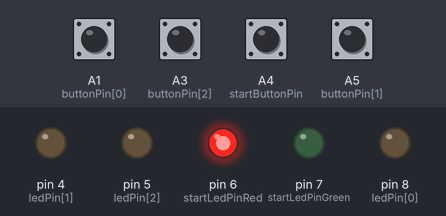
Recording of a sketch running on a simulated Arduino Uno, built with avr-gcc and run on an emulated ATmega328P. Parts: output pins drawn as LEDs (lit = HIGH). The test bench sets the inputs (shaded band); at power-on: A1 (buttonPin[0]), A3 (buttonPin[2]), A4 (startButtonPin), A5 (buttonPin[1]) LOW. Random numbers use the default seed unless the sketch sets one; the audio player accepts every command and is not drawn; what the sketch prints to the serial monitor is not drawn.

Above: at 1.7 s.
1.8 s: A4 (startButtonPin) pulled HIGH for 0.15 s
At 2.2 s:
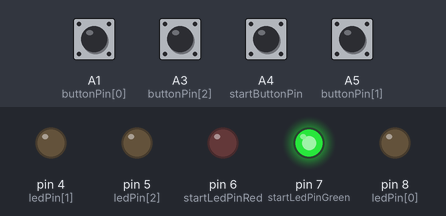
At 3.0 s:
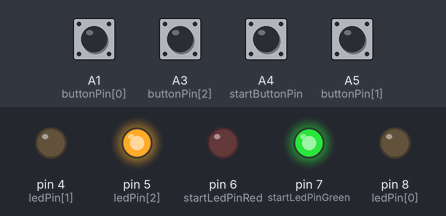
4.9 s: A4 (startButtonPin) pulled HIGH for 1 s
At 6.7 s:
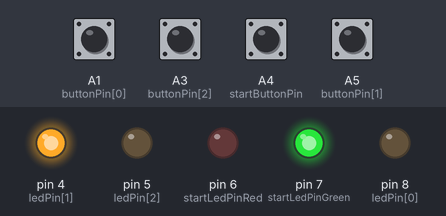
Timing chart, 0 to 8.8 s (numbered marks = the images above; inputs shaded):
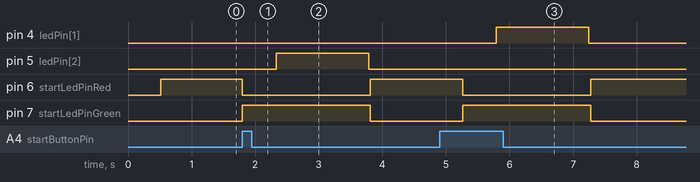

The sketch:

BopIt.ino
```cpp
//Libraries
#include "Arduino.h"
#include "SoftwareSerial.h"
#include "DFRobotDFPlayerMini.h"

SoftwareSerial mySoftwareSerial(10, 11); // RX, TX
DFRobotDFPlayerMini myDFPlayer;

void buttonPush(int x, int s);

//Constants
//Push button Pins
const int startButtonPin = A4;
const int buttonPin[] = {A1, A5, A3}; //the bop it, pull it, twist it button pins

//RGB LED Pins
const int startLedPinRed =  6;
const int startLedPinGreen =  7;

//Normal LED Pins
const int ledPin[] = {8, 4, 5}; //the bop it, pull it, twist it LED's

// variables will change:
unsigned long previousTime = 0;
unsigned long interval = 0;
int startButtonState = 0;
int buttonState = 0;
int startButtonToggle = 0;
int correct = 0;
int speed = 150;
int randNumber;


void setup() {
  mySoftwareSerial.begin(9600);
  Serial.begin(115200);

 //DF Player mini setup (All serial prints can be removed for final product but keep now for testing purposes)
  Serial.println();
  Serial.println(F("DFRobot DFPlayer Mini Demo"));
  Serial.println(F("Initializing DFPlayer ... (May take 3~5 seconds)"));

  if (!myDFPlayer.begin(mySoftwareSerial)) {  //Use softwareSerial to communicate with mp3.
    Serial.println(F("Unable to begin:"));
    Serial.println(F("1.Please recheck the connection!"));
    Serial.println(F("2.Please insert the SD card!"));
  }
  Serial.println(F("DFPlayer Mini online."));

  myDFPlayer.volume(24);  //Set volume value. From 0 to 30

  //Pin Setup
  pinMode(startLedPinRed, OUTPUT);
  pinMode(startLedPinGreen, OUTPUT);
  digitalWrite(startLedPinRed, HIGH);
  pinMode(startButtonPin, INPUT);
  for (int i = 0; i<=2; i++){
    pinMode(ledPin[i], OUTPUT);
    pinMode(buttonPin[i], INPUT);
  }

  randomSeed(analogRead(0));
}


void loop() {
  // read the state of the pushbutton value:
  startButtonState = digitalRead(startButtonPin);

  //Checks to see if the start buttons has been pressed and if so starts the game
  if (startButtonState == HIGH) {
    if(startButtonToggle == 0){
      digitalWrite(startLedPinRed, LOW);
      digitalWrite(startLedPinGreen, HIGH);
      startButtonToggle = 1;
      speed = 150; //Initial speed of the game, will slowly ramp up throughout the game
    }
    delay(500);
  }
  //The actual game loop
  if(startButtonToggle == 1){
    randNumber = random(0,3);
    correct = 0;
    if(speed>50){ //This ensures that speed caps out to 50
      speed -= 5;
    }

    buttonPush(randNumber, speed); //main game function

    if(correct==0){ //Check to see if the game has ended
      //sound clip and Red LED to let you know you lost
      myDFPlayer.play(4);
      digitalWrite(startLedPinGreen, LOW);
      digitalWrite(startLedPinRed, HIGH);
      startButtonToggle = 0;
    }
    delay(speed*10);
  }
}


void buttonPush(int x, int s){
      //play the corresponding sound clip and light the correct LED determined by the random generator
      myDFPlayer.play(x+1);
      digitalWrite(ledPin[x],HIGH);

      //Wait for user to input the correct button and cut the game off when the incorrect button is pressed
      for(int i = 0;i<s;i++){
        if((digitalRead(buttonPin[0])==HIGH)&&(buttonPin[0]!=buttonPin[x])){
          break;
        }else if ((digitalRead(buttonPin[1])==HIGH)&&(buttonPin[1]!=buttonPin[x])){
          break;
        }else if ((digitalRead(buttonPin[2])==HIGH)&&(buttonPin[2]!=buttonPin[x])){
          break;
        }else if (digitalRead(buttonPin[x])==HIGH) {
          correct = 1;
          break;
        }
        delay(10);
      }
      digitalWrite(ledPin[x],LOW); //Turn the LED off before returning
}
```

Measured:
- after the input at 1.8 s, pin 5 (ledPin[2]): LOW → HIGH after 0.53 s, → LOW 1.5 s later; pin 6 (startLedPinRed): HIGH → LOW at once, → HIGH 2.0 s later; pin 7 (startLedPinGreen): LOW → HIGH at once, → LOW 2.0 s later
- after the input at 4.9 s, pin 4 (ledPin[1]): LOW → HIGH after 0.89 s, → LOW 1.5 s later; pin 6 (startLedPinRed): HIGH → LOW after 0.36 s, → HIGH 2.0 s later; pin 7 (startLedPinGreen): LOW → HIGH after 0.36 s, → LOW 2.0 s later
